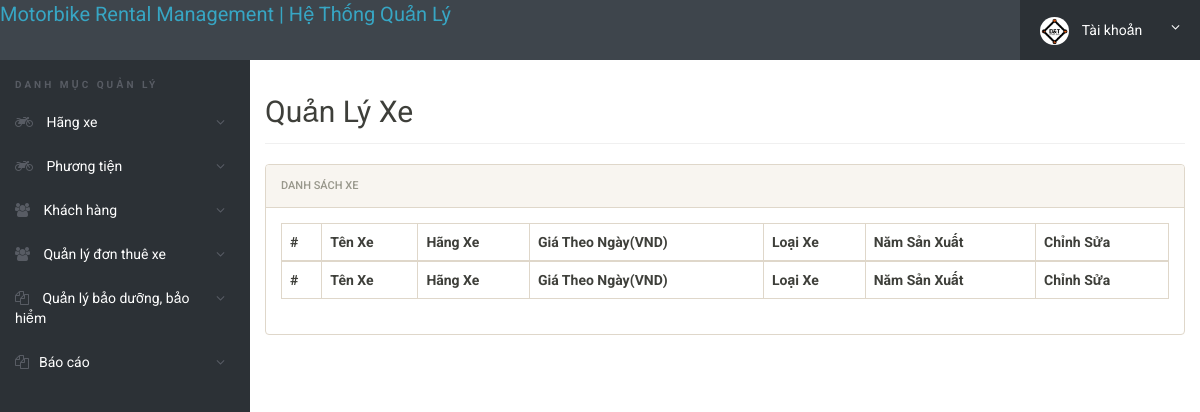
Before: /admin/login/manage-vehicles.php (signed in) with the older database file.
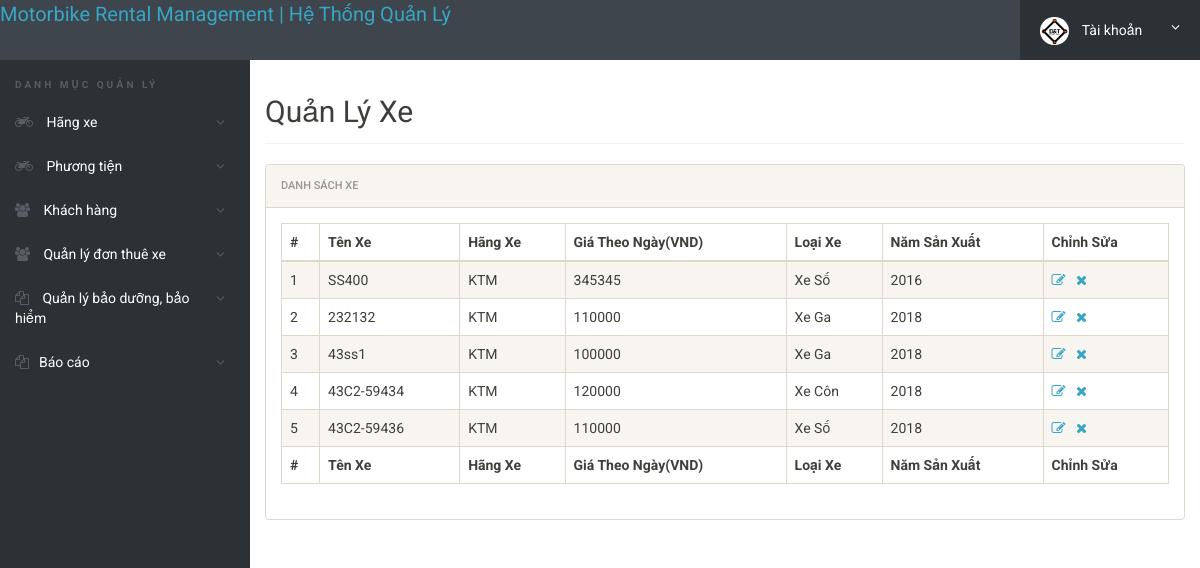
After: the same page with the newer database file.
### tables this page shows
CREATE TABLE IF NOT EXISTS `HangXe` (
  `id` int(11) NOT NULL primary key,
  `TenHang` varchar(120) NOT NULL,
  `CreationDate` timestamp NULL DEFAULT CURRENT_TIMESTAMP,
  `UpdationDate` timestamp NULL DEFAULT NULL ON UPDATE CURRENT_TIMESTAMP
);

### admin/login/manage-vehicles.php (the view, shortened to what this page needs)
<?php
include('includes/config.php');
if(strlen($_SESSION['alogin'])==0)
	{
header('location:index.php');
}
else{
 ?>
<!doctype html>
<html lang="en" class="no-js">
<head>
	<link rel="stylesheet" href="css/font-awesome.min.css">
	<link rel="stylesheet" href="css/bootstrap.min.css">
	<link rel="stylesheet" href="css/dataTables.bootstrap.min.css">
	<link rel="stylesheet" href="css/bootstrap-social.css">
	<link rel="stylesheet" href="css/bootstrap-select.css">
	<link rel="stylesheet" href="css/fileinput.min.css">
	<link rel="stylesheet" href="css/awesome-bootstrap-checkbox.css">
	<link rel="stylesheet" href="css/style.css">
</head>
<body>
	<?php include('includes/header.php');?>
	<div class="ts-main-content">
		<?php include('includes/leftbar.php');?>
		<div class="content-wrapper">
			<div class="container-fluid">
				<div class="row">
					<div class="col-md-12">
						<h2 class="page-title">Quản Lý Xe</h2>
						<div class="panel panel-default">
							<div class="panel-heading">Danh sách xe</div>
							<div class="panel-body">
								<table id="zctb" class="display table table-striped table-bordered table-hover" cellspacing="0" width="100%">
									<thead>
										<tr>
										<th>#</th>
											<th>Tên Xe</th>
											<th>Hãng Xe </th>
											<th>Giá Theo Ngày(VND)</th>
											<th>Loại Xe</th>
											<th>Năm Sản Xuất</th>
											<th>Chỉnh Sửa</th>
										</tr>
									</thead>
									<tfoot>
										<tr>
										<th>#</th>
										<th>Tên Xe</th>
											<th>Hãng Xe </th>
											<th>Giá Theo Ngày(VND)</th>
											<th>Loại Xe</th>
											<th>Năm Sản Xuất</th>
											<th>Chỉnh Sửa</th>
										</tr>
									</tfoot>
									<tbody>
<?php $sql = "SELECT thongtinxe.TenXe,hangxe.TenHang,thongtinxe.GiaThueTheoNgay,thongtinxe.Type,thongtinxe.NamSanXuat,thongtinxe.id from thongtinxe join hangxe on hangxe.id=thongtinxe.HangXe";
$query = $dbh -> prepare($sql);
$query->execute();
$results=$query->fetchAll(PDO::FETCH_OBJ);
$cnt=1;
if($query->rowCount() > 0)
{
foreach($results as $result)
{				?>
										<tr>
											<td><?php echo htmlentities($cnt);?></td>
											<td><?php echo htmlentities($result->TenXe);?></td>
											<td><?php echo htmlentities($result->TenHang);?></td>
											<td><?php echo htmlentities($result->GiaThueTheoNgay);?></td>
											<td><?php echo htmlentities($result->Type);?></td>
												<td><?php echo htmlentities($result->NamSanXuat);?></td>
		<td><a href="edit-vehicle.php?id=<?php echo $result->id;?>"><i class="fa fa-edit"></i></a>&nbsp;&nbsp;
<a href="manage-vehicles.php?del=<?php echo $result->id;?>" onclick="return confirm('Bạn có muốn xóa hồ sơ xe');"><i class="fa fa-close"></i></a></td>
										</tr>
										<?php $cnt=$cnt+1; }} ?>
									</tbody>
								</table>
							</div>
						</div>
					</div>
				</div>
			</div>
		</div>
	</div>
</body>
</html>
<?php } ?>

### admin/login/includes/header.php (shortened to what this page needs)
<div class="brand clearfix">
	<a href="dashboard.php" style="font-size: 20px;">Motorbike Rental Management | Hệ Thống Quản Lý</a>
		<ul class="ts-profile-nav">
			<li class="ts-account">
				<a href="#"><img src="img/Snapseed.jpg" class="ts-avatar hidden-side" alt=""> Tài khoản <i class="fa fa-angle-down hidden-side"></i></a>
			</li>
		</ul>
	</div>

### admin/login/includes/leftbar.php (shortened to what this page needs)
	<nav class="ts-sidebar">
			<ul class="ts-sidebar-menu">
				<li class="ts-label">DANH MỤC QUẢN LÝ</li>
<li><a href="#"><i class="fa fa-motorcycle"></i> Hãng xe</a>
</li>
<li><a href="#"><i class="fa fa-motorcycle"></i> Phương tiện</a>
				</li>
				<li><a href="#"><i class="fa fa-users"></i> Khách hàng</a>
			    </li>
			    <li><a href="#"><i class="fa fa-users"></i> Quản lý đơn thuê xe</a>
			    </li>
				<li><a href="#"><i class="fa fa-files-o"></i> Quản lý bảo dưỡng, bảo hiểm</a>
			    </li>
				<li><a href="#"><i class="fa fa-files-o"></i>Báo cáo</a>
			    </li>
			</ul>
		</nav>

### admin/login/css/style.css (style rules this page uses)
html { font-size: 14px; }
@media only screen and (min-width: 480px) { html { font-size: 17px; } }
@media only screen and (min-width: 768px) { html { font-size: 14px; } }
body { font-size: 1em; }
a { color: #37a6c4; }
.panel { overflow: hidden; }
ul, li { margin: 0; padding: 0; list-style: none; }
.page-title { padding-bottom: 15px; margin-bottom: 20px; border-bottom: 1px solid #f0f0f0; }
.brand { background: #3e454c; position: relative; z-index: 3; position: fixed; width: 100%; top: 0; }
.brand .ts-profile-nav { float: right; display: none; }
.brand .ts-profile-nav li { float: left; position: relative; }
.brand .ts-profile-nav li a { display: block; padding: 20px; color: #fff; }
.brand .ts-profile-nav .ts-account .fa-angle-down { float: right; }
.brand .ts-profile-nav .ts-account > a { width: 180px; background: #2c3136; }
.brand .ts-profile-nav .ts-account .ts-avatar { border-radius: 50%; height: 28px; margin: -10px 0; margin-right: 10px; }
@media only screen and (min-width: 992px) { .brand .ts-profile-nav { display: block; } }
.ts-sidebar { background: #2c3136; max-height: 0; transition: max-height 0.3s; overflow: hidden; position: fixed; z-index: 2; width: 100%; bottom: 0; top: 60px; overflow-y: auto; }
@media only screen and (min-width: 992px) { .ts-sidebar { max-height: 100%; bottom: 0; } }
.ts-sidebar-menu .ts-label { color: #585c64; font-weight: bold; padding: 8px 15px; text-transform: uppercase; font-size: 10px; letter-spacing: 3px; margin-top: 10px; }
.ts-sidebar-menu a { display: block; text-decoration: none; padding: 12px 15px; color: #fff; }
.ts-sidebar-menu li { position: relative; }
.ts-sidebar-menu li i { color: #585c64; margin-right: 10px; }
.ts-main-content .content-wrapper { padding-top: 15px; margin-top: 60px; }
@media only screen and (min-width: 992px) { .ts-main-content .ts-sidebar { width: 250px; float: left; } }
@media only screen and (min-width: 992px) { .ts-main-content .content-wrapper { margin-left: 250px; } }

Changed rows visible on the page:
added thongtinxe: TenXe "SS400", hangxe.TenHang "KTM", GiaThueTheoNgay "345345", Type "Xe Số", NamSanXuat "2016"
added thongtinxe: TenXe "232132", hangxe.TenHang "KTM", GiaThueTheoNgay "110000", Type "Xe Ga", NamSanXuat "2018"
added thongtinxe: TenXe "43ss1", hangxe.TenHang "KTM", GiaThueTheoNgay "100000", Type "Xe Ga", NamSanXuat "2018"
added thongtinxe: TenXe "43C2-59434", hangxe.TenHang "KTM", GiaThueTheoNgay "120000", Type "Xe Côn", NamSanXuat "2018"
added thongtinxe: TenXe "43C2-59436", hangxe.TenHang "KTM", GiaThueTheoNgay "110000", Type "Xe Số", NamSanXuat "2018"
